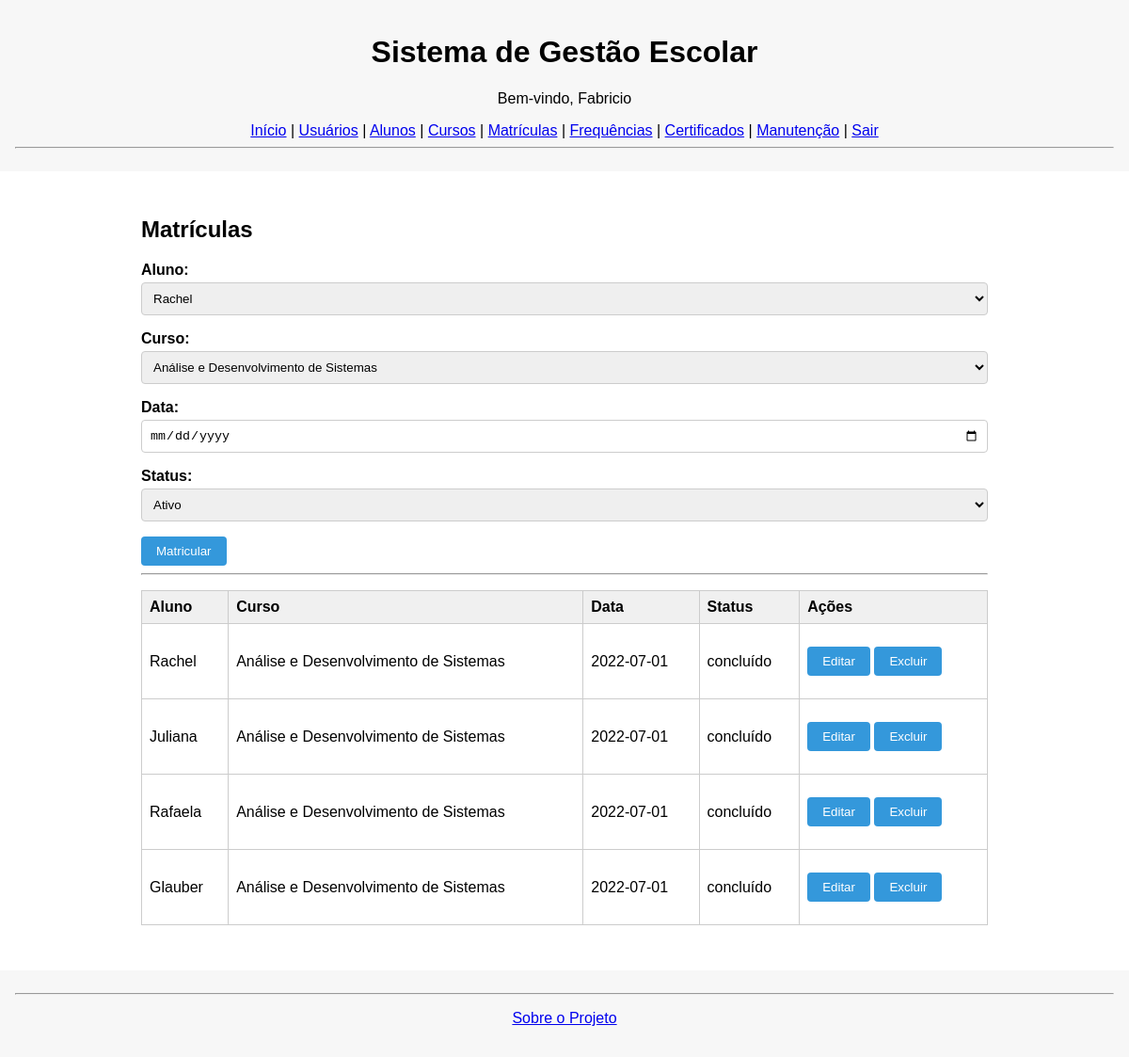
The page /matriculas (signed in) on the database its author committed.
### tables this page shows
CREATE TABLE usuarios (
            id INTEGER PRIMARY KEY AUTOINCREMENT,
            nome TEXT,
            email TEXT UNIQUE,
            senha TEXT,
            tipo TEXT CHECK(tipo IN ('Admin', 'Professor', 'Secretaria')),
            ativo INTEGER DEFAULT 1,
            created_at DATETIME DEFAULT CURRENT_TIMESTAMP
        );

CREATE TABLE matriculas (
            id INTEGER PRIMARY KEY AUTOINCREMENT,
            aluno_id INTEGER,
            curso_id INTEGER,
            data_matricula DATE,
            status TEXT CHECK(status IN ('ativo', 'concluído', 'cancelado')),
            FOREIGN KEY (aluno_id) REFERENCES alunos(id),
            FOREIGN KEY (curso_id) REFERENCES cursos(id)
        );

CREATE TABLE alunos (
            id INTEGER PRIMARY KEY AUTOINCREMENT,
            nome TEXT,
            cpf TEXT UNIQUE,
            email TEXT,
            telefone TEXT,
            data_nascimento DATE,
            created_at DATETIME DEFAULT CURRENT_TIMESTAMP
        );

CREATE TABLE cursos (
            id INTEGER PRIMARY KEY AUTOINCREMENT,
            nome TEXT,
            descricao TEXT,
            carga_horaria INTEGER,
            professor_id INTEGER,
            created_at DATETIME DEFAULT CURRENT_TIMESTAMP,
            FOREIGN KEY (professor_id) REFERENCES usuarios(id)
        );

### app.py (the view, shortened to what this page needs)
@app.route('/matriculas', methods=['GET', 'POST'])
def matriculas():
    if 'usuario' not in session:
        return redirect(url_for('login'))
    matriculas = listar_matriculas()
    alunos = listar_alunos()
    cursos = listar_cursos()
    return render_template('matriculas.html', matriculas=matriculas, alunos=alunos, cursos=cursos)

### database.py (called while the page is built)
def conectar():
    con = sqlite3.connect('sge.db')
    con.row_factory = sqlite3.Row
    con.execute("PRAGMA foreign_keys = ON")
    return con

def listar_alunos():
    con = conectar()
    cur = con.cursor()
    cur.execute("SELECT * FROM alunos")
    alunos = cur.fetchall()
    con.close()
    return alunos

def listar_cursos():
    con = conectar()
    cur = con.cursor()
    cur.execute('''
        SELECT cursos.*, usuarios.nome AS professor_nome
        FROM cursos
        LEFT JOIN usuarios ON cursos.professor_id = usuarios.id
    ''')
    cursos = cur.fetchall()
    con.close()
    return cursos

def listar_matriculas():
    con = conectar()
    cur = con.cursor()
    cur.execute('''
        SELECT m.*, a.nome AS aluno_nome, c.nome AS curso_nome
        FROM matriculas m
        JOIN alunos a ON m.aluno_id = a.id
        JOIN cursos c ON m.curso_id = c.id
    ''')
    matriculas = cur.fetchall()
    con.close()
    return matriculas

### templates/matriculas.html (shortened to what this page needs)
{% extends "base.html" %}
{% block content %}
<div class="container">
    <h2>Matrículas</h2>
    <form method="POST">
        <div class="form-group">
            <label>Aluno:</label>
            <select name="aluno_id" required>
                {% for a in alunos %}
                    <option value="{{ a.id }}">{{ a.nome }}</option>
                {% endfor %}
            </select>
        </div>
        <div class="form-group">
            <label>Curso:</label>
            <select name="curso_id" required>
                {% for c in cursos %}
                    <option value="{{ c.id }}">{{ c.nome }}</option>
                {% endfor %}
            </select>
        </div>
        <div class="form-group"><label>Data:</label><input type="date" name="data_matricula" required></div>
        <div class="form-group">
            <label>Status:</label>
            <select name="status" required>
                <option value="ativo">Ativo</option>
            </select>
        </div>
        <button type="submit">Matricular</button>
    </form>
    <hr>
    <table>
        <thead><tr>
            <th>Aluno</th>
            <th>Curso</th>
            <th>Data</th>
            <th>Status</th>
            <th>Ações</th>
        </tr></thead>
        <tbody>
            {% for m in matriculas %}
            <tr>
                <td>{{ m.aluno_nome }}</td>
                <td>{{ m.curso_nome }}</td>
                <td>{{ m.data_matricula }}</td>
                <td>{{ m.status }}</td>
                <td>
                    <form action="{{ url_for('editar_matricula_view', id=m.id) }}" method="get" style="display:inline;">
                        <button type="submit" class="btn">Editar</button>
                    </form>
                    <form action="{{ url_for('excluir_matricula_view', id=m.id) }}" method="post" style="display:inline;">
                        <button type="submit" class="btn" onclick="return confirm('Deseja excluir esta matrícula?')">Excluir</button>
                    </form>
                </td>
            </tr>
            {% endfor %}
        </tbody>
    </table>
</div>
{% endblock %}

### templates/base.html (shortened to what this page needs)
<!DOCTYPE html>
<html lang="pt-br">
<head>
    <link rel="stylesheet" href="{{ url_for('static', filename='css/style.css') }}">
</head>
<body>
<header>
    <h1>Sistema de Gestão Escolar</h1>
    {% if session.get('usuario') %}
        <p>Bem-vindo, {{ session['usuario'] }}</p>
        <nav>
            <a href="{{ url_for('dashboard') }}">Início</a> |
            <a href="{{ url_for('usuarios') }}">Usuários</a> |
            <a href="{{ url_for('alunos') }}">Alunos</a> |
            <a href="{{ url_for('cursos') }}">Cursos</a> |
            <a href="{{ url_for('matriculas') }}">Matrículas</a> |
            <a href="{{ url_for('frequencias') }}">Frequências</a> |
            <a href="{{ url_for('certificados') }}">Certificados</a> |
            <a href="{{ url_for('manutencao') }}">Manutenção</a> |
            <a href="{{ url_for('logout') }}">Sair</a>
        </nav>
    {% else %}
        <nav>
            <a href="{{ url_for('login') }}">Login</a> |
        </nav>
    {% endif %}
    <hr>
</header>
    <main>
        {% block content %}{% endblock %}
    </main>
    <footer>
        <hr>
    <p><a href="{{ url_for('sobre') }}">Sobre o Projeto</a></p>
    </footer>
</body>
</html>

### static/css/style.css (style rules this page uses)
body { font-family: Arial, sans-serif; margin: 0; padding: 0; background-color: #ffffff; }
header, footer { text-align: center; padding: 1rem; background-color: #f7f7f7; }
.container { max-width: 900px; margin: 2rem auto; padding: 1rem; background: #fff; border-radius: 8px; }
h2, h3 { margin-top: 0; }
.form-group { margin-bottom: 1rem; }
label { display: block; margin-bottom: 0.25rem; font-weight: bold; }
input[type="text"], input[type="email"], input[type="password"], input[type="date"], input[type="number"], select, textarea { width: 100%; padding: 0.5rem; box-sizing: border-box; border: 1px solid #ccc; border-radius: 4px; }
button, input[type="submit"] { padding: 0.5rem 1rem; background-color: #3498db; color: #fff; border: none; border-radius: 4px; cursor: pointer; }
table { width: 100%; border-collapse: collapse; margin-top: 1rem; }
th, td { border: 1px solid #ccc; padding: 0.5rem; text-align: left; }
th { background-color: #f0f0f0; }
.btn { display: inline-block; margin: 1rem 0; padding: 0.5rem 1rem; background-color: #3498db; color: white; text-decoration: none; border-radius: 4px; }

### rows shown on the page
usuarios: usuario "Fabricio"
matriculas: aluno_nome "Rachel", curso_nome "Análise e Desenvolvimento de Sistemas", data_matricula "2022-07-01", status "concluído"
matriculas: aluno_nome "Juliana", curso_nome "Análise e Desenvolvimento de Sistemas", data_matricula "2022-07-01", status "concluído"
matriculas: aluno_nome "Rafaela", curso_nome "Análise e Desenvolvimento de Sistemas", data_matricula "2022-07-01", status "concluído"
matriculas: aluno_nome "Glauber", curso_nome "Análise e Desenvolvimento de Sistemas", data_matricula "2022-07-01", status "concluído"

### other values the page prints
form field aluno_id "Rachel"
form field curso_id "Análise e Desenvolvimento de Sistemas"
